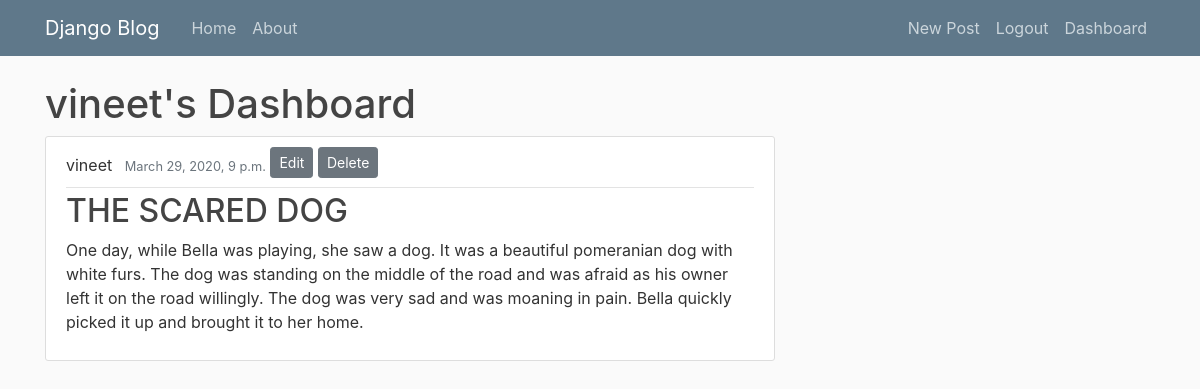
/profile/ (signed in), run on the app's committed database.
### blog/models.py (models this page shows, shortened)
class post(models.Model):
	title=models.CharField(max_length=100)
	content=models.TextField()
	date_posted=models.DateTimeField(default=timezone.now)
	author=models.ForeignKey(User,on_delete=models.CASCADE)

### users/views.py (the view)
# urls.py: path('profile/', user_views.profile, name = 'profile' ),
@login_required
def profile(request):
	logged_in_posts = post.objects.all()
	return render(request, 'users/profile.html', {'posts':logged_in_posts},)

### users/templates/users/profile.html (shortened to what this page needs)
{%extends "blog/base.html"%}
{% load crispy_forms_tags %}
{%block content%}
	<h1>{{user.username}}'s Dashboard</h1>
	{%for post in posts%}
	{%ifequal user.username post.author.username %}
		<article class="media content-section">
		  <div class="media-body">
		    <div class="article-metadata">
		      <a class="mr-2" >{{ post.author }}</a>
		      <small class="text-muted">{{ post.date_posted }}</small>
		    	<a class="btn btn-secondary btn-sm mb-2" href= "{% url 'post-update' post.id %}"> Edit </a>
		    	<a class="btn btn-secondary btn-sm mb-2" href= "{% url 'post-delete' post.id %}"> Delete </a>
		    </div>
		    <h2><a class="article-title" href="#">{{ post.title }}</a></h2>
		    <p class="article-content">{{ post.content }}</p>
		  </div>
		</article>
		{%endifequal%}
		{%endfor%}
{%endblock content%}

### blog/static/blog/main.css (style rules this page uses)
body { background: #fafafa; color: #333333; margin-top: 5rem; }
h1, h2, h3, h4, h5, h6 { color: #444444; }
.content-section { background: #ffffff; padding: 10px 20px; border: 1px solid #dddddd; border-radius: 3px; margin-bottom: 20px; }
.article-title { color: #444444; }
.article-content { white-space: pre-line; }
.article-metadata { padding-bottom: 1px; margin-bottom: 4px; border-bottom: 1px solid #e3e3e3 }

### data on the page
post: author "vineet", date_posted "March 29, 2020, 9 p.m.", title "THE SCARED DOG", content "One day, while Bella was playing, she saw a dog. It was a beautiful pomeranian dog with white furs. The dog was standing on the middle of the road and was afraid as his owner left it on the road willingly. The dog was very sad and was moaning in pain. Bella quickly picked it up and brought it to her home."

### other printed values
{{ user.username }} "vineet"
